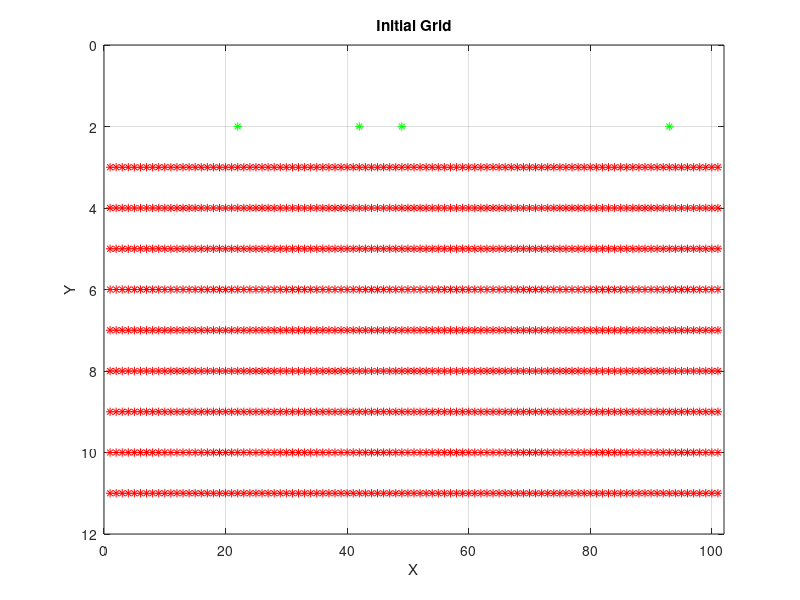
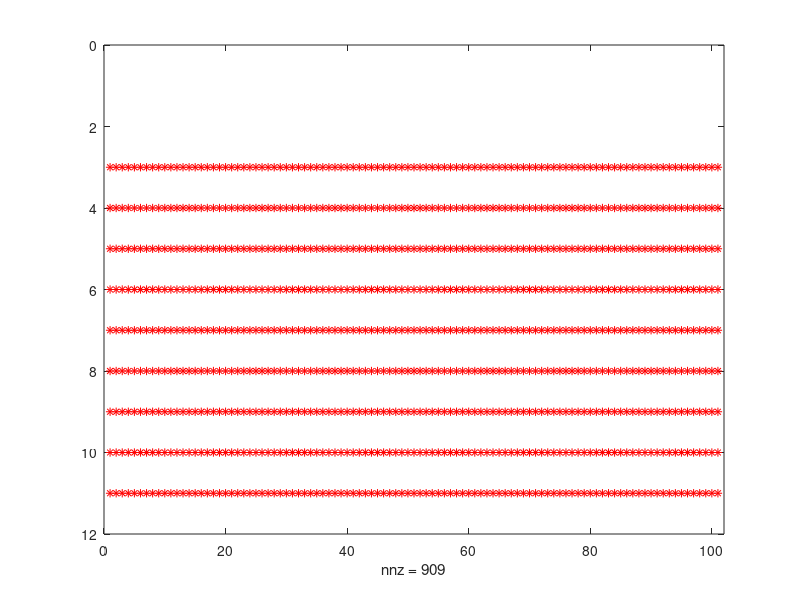

Here is the MATLAB script that generated these plots, in order:
clear
close all
[X,Y] = meshgrid(0:100, 0:10);


colors = ones(size(X)); %colors has ones everywhere besides row 1,2==0

colors(1:2, :) = 0;

colors2=zeros(size(X)); % colors2 has zeros everywhere besides row 3

colors2(2,1:101)=1;
% probability of 50 percent that the surface is green.
a=1         %parameters a and b for the probability of adsorbens number 1
b=100
 
    for n=1:101
         Z=a+(b-a).*rand(1,1);
             if Z>90
             colors2(2,n)=1
             else colors2(2,n)=0
             end
    end
    
    
colors3=zeros(size(X)); % colors3 has zeros everywhere besides row 2

colors3(1,1:101)=1 
% probability of 50 percent that the surface is blue.

a=1         %parameters a and b for the probability of adsobens number 2
b=100
 
    for m=1:101
         Y=a+(b-a).*rand(1,1);
             if Y>90
             colors3(1,m)=1
              
             else colors3(1,m)=0
                 
             end
    end
%     creates only blue points, where a green point is underneath
    for columnblue = 1:length(colors3(1,:))
    if colors2(2,columnblue) && colors3(1,columnblue)==1
         colors3(1,columnblue) = 1;
    else colors3(1,columnblue) = 0;
    end
 end

  
% plot the grid
spy(colors,'r')
hold on
spy(colors2,'g')
hold on 
spy(colors3,'b')

xlabel('X'); % // Label the X and Y axes
ylabel('Y');
title('Initial Grid');
grid on


% removes red point underneath when blue and green points are both above
 for column = 1:length(colors2(1,:))
    if colors2(2,column) && colors3(1,column)==1
         colors(3,column) = 0;
    end
 end
    
figure(4)
spy(colors,'r')
% N=5
% for n= 1:N
% for c=3:3
%     colors2(c,n)=
% 


% scatter(x,y,'k')
%     hold on
% end